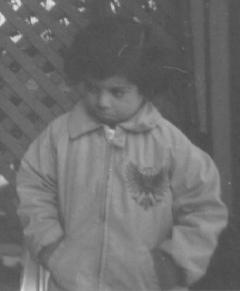
%> input picture MyFiles/images/pout.jpg, 240 x 291 px, given in place of pout.tif, which was not available
$ octave q1.m   (GNU Octave 9; MATLAB toolbox functions it lacks are replaced by stand-ins)
%> lines starting %> are read from the running program, lines starting %| are printed output that depends on the picture; pictures that were not available may be replaced by others from this repository, and a replacement may not be noted
### Labs' Code/highpass_filter.m

function hh = highpass_filter(b)
hl = (1/(2+b)^2)*[1 b 1; b b^2 b; 1 b 1];
hh = [0 0 0; 0 1 0; 0 0 0]-hl;

### Labs' Code/lowpass_filter.m

function hl = lowpass_filter(b)
hl = (1/(2+b)^2)*[1 b 1; b b^2 b; 1 b 1];

### Labs' Code/q1.m

close all; clear all;

I = imread('pout.tif');
%> I is the input picture: size 291x240 uint8; min 72, max 229, mean 110.3

figure;
subplot(2,2,1);
imshow(I);
title('Original');

subplot(2,2,2);
imhist(I);
title('Original Hist');

g=histeq(I);
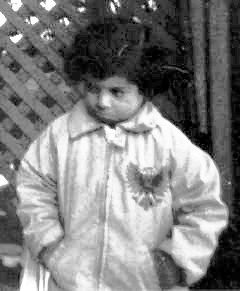
%> g: size 291x240 uint8; min 0, max 255, mean 127.4
subplot(2,2,3);
imshow(g);
title('Original Hist Eq');

subplot(2,2,4);
imhist(g);
title('Hist Eq. Image');
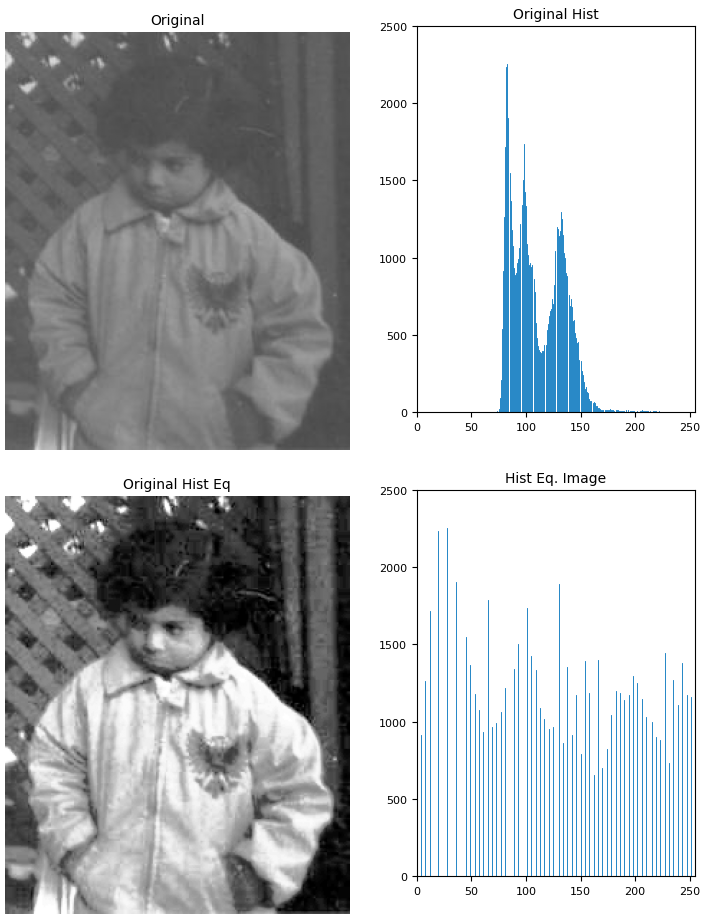
%> figure redrawn from the program's plot data, 4 panels

l1=lowpass_filter(1);
l2=lowpass_filter(2);
gl1=imfilter(I,l1);
gl2=imfilter(I,l2);
ghl1=imfilter(g,l1);
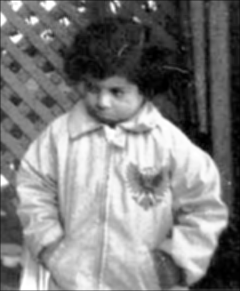
%> ghl1: size 291x240 uint8; min 0, max 255, mean 127
ghl2=imfilter(g,l2);

figure;
subplot(2,4,1);
imshow(gl1);
subplot(2,4,2);
imhist(gl1);
subplot(2,4,3);
imshow(gl2);
subplot(2,4,4);
imhist(gl2);

subplot(2,4,5);
imshow(ghl1);
subplot(2,4,6);
imhist(ghl1);
subplot(2,4,7);
imshow(ghl2);
subplot(2,4,8);
imhist(ghl2);
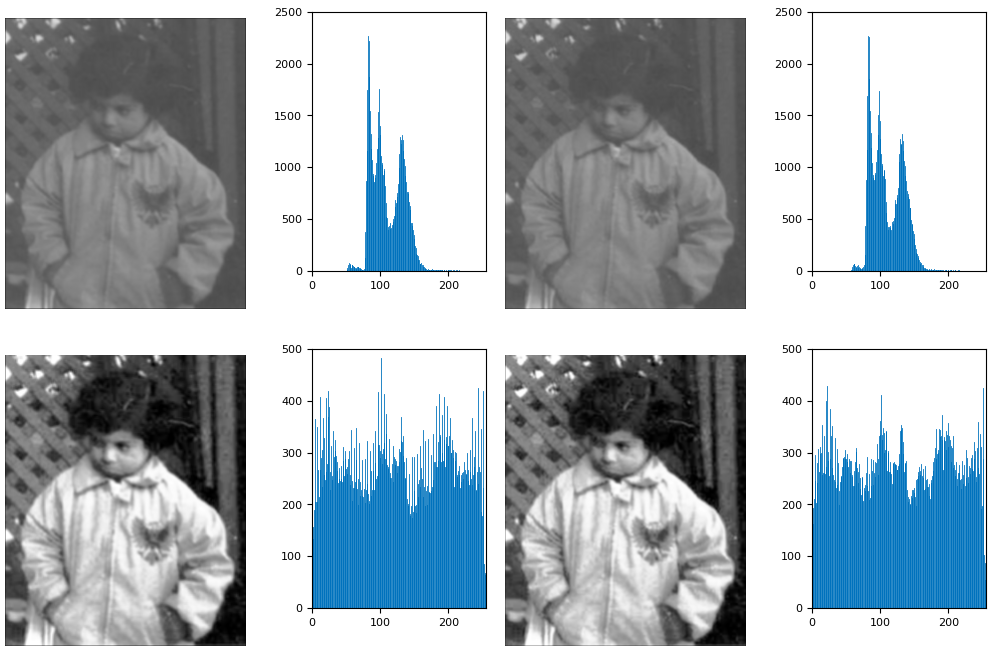
%> figure redrawn from the program's plot data, 8 panels

l1=highpass_filter(1);
l2=highpass_filter(2);
gl1=imfilter(I,l1);
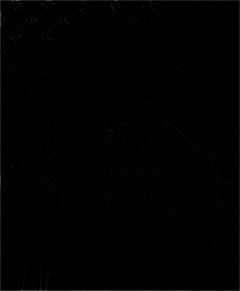
%> gl1: size 291x240 uint8; min 0, max 90, mean 1.1
gl2=imfilter(I,l2);
ghl1=imfilter(g,l1);
ghl2=imfilter(g,l2);

figure;
subplot(2,4,1);
imshow(gl1);
subplot(2,4,2);
imhist(gl1);
subplot(2,4,3);
imshow(gl2);
subplot(2,4,4);
imhist(gl2);

subplot(2,4,5);
imshow(ghl1);
subplot(2,4,6);
imhist(ghl1);
subplot(2,4,7);
imshow(ghl2);
subplot(2,4,8);
imhist(ghl2);
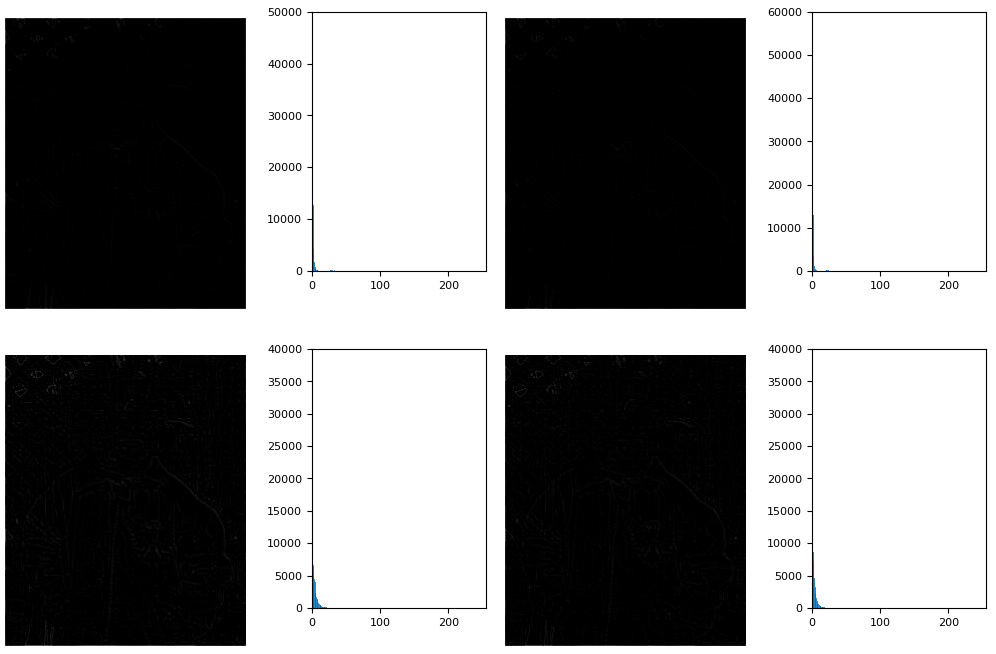
%> figure redrawn from the program's plot data, 8 panels

$ run again, with MyFiles/images/Orange_violet_pansies.jpg copied over MyFiles/images/pout.jpg
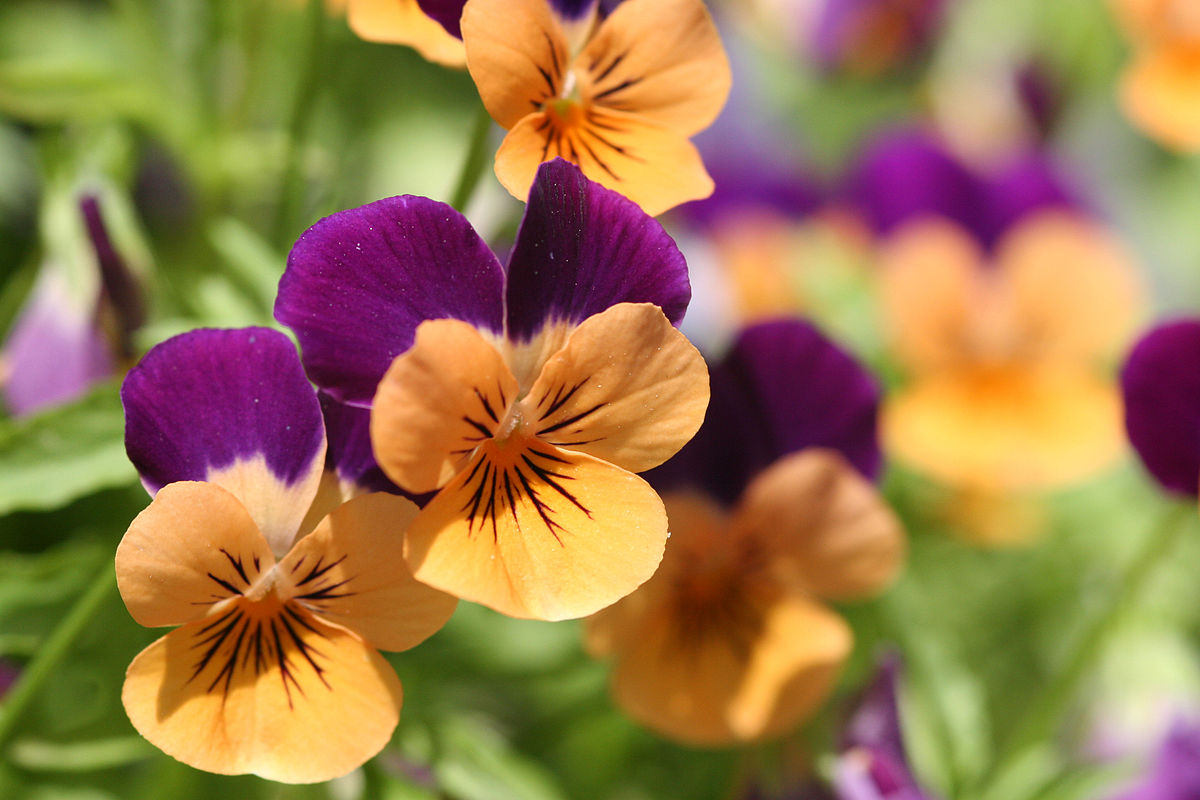
%> input picture MyFiles/images/Orange_violet_pansies.jpg, 1200 x 800 px, given in place of pout.tif, which was not available
%> I is the input picture: size 800x1200x3 uint8; mean R, G, B 156.6, 122.4, 76.7
%> `title('Hist Eq. Image');`:
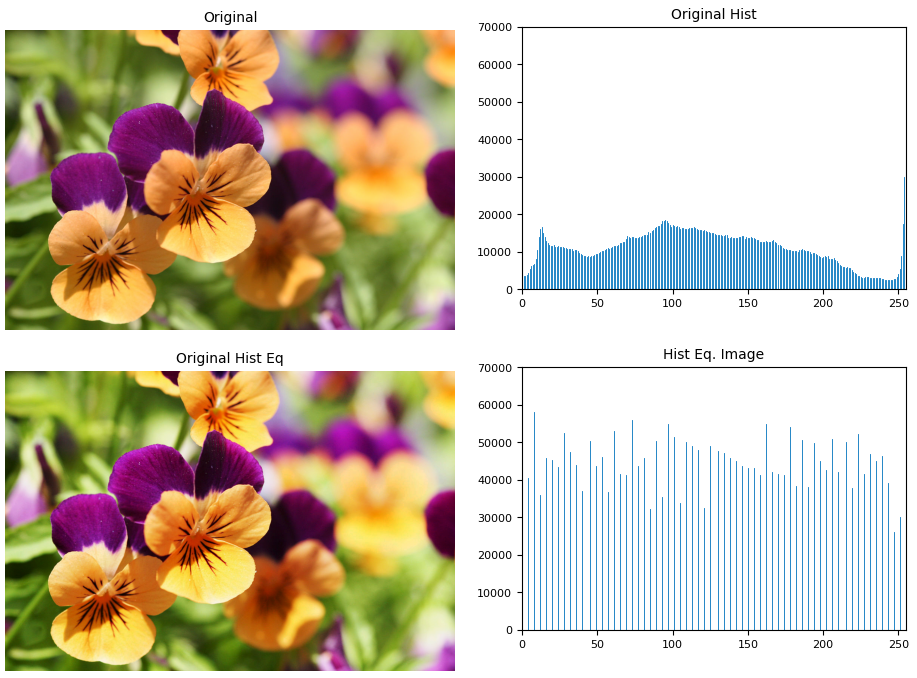
%> figure redrawn from the program's plot data, 4 panels
%> `gl1=imfilter(I,l1);`:
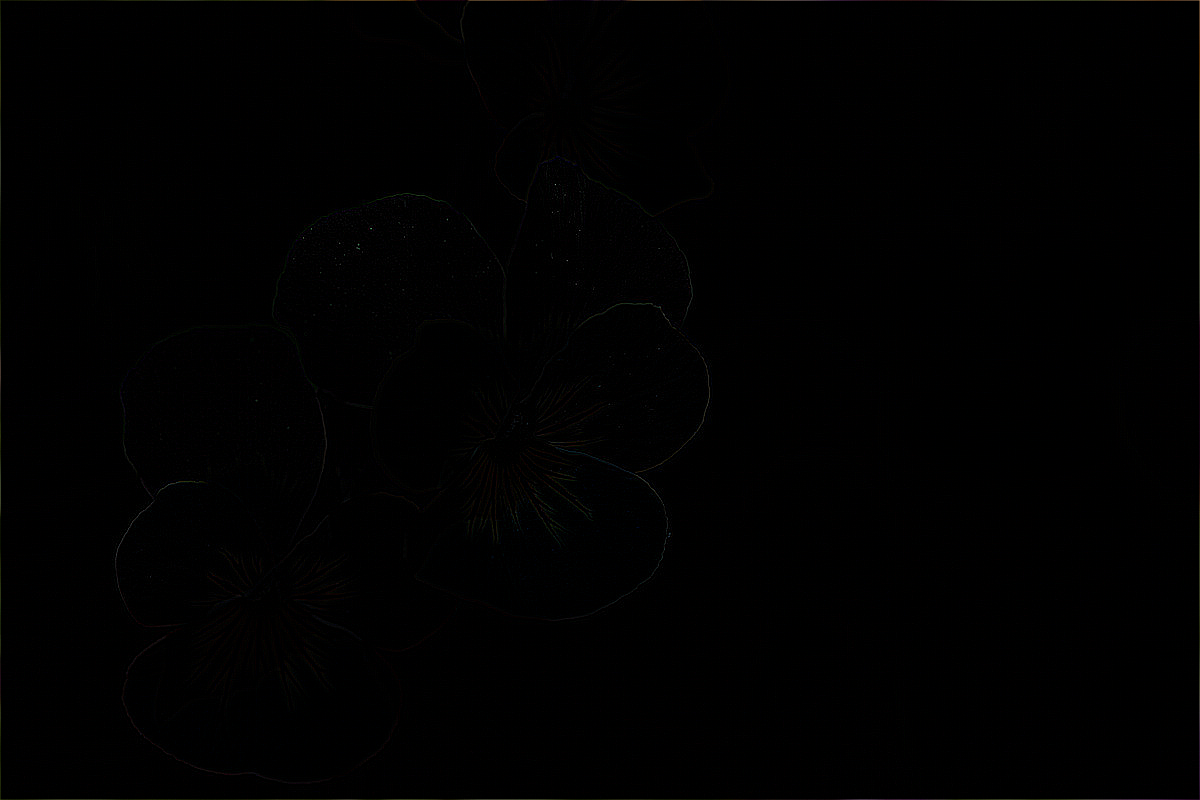
%> gl1: size 800x1200x3 uint8; mean R, G, B 0.8, 0.7, 0.7
